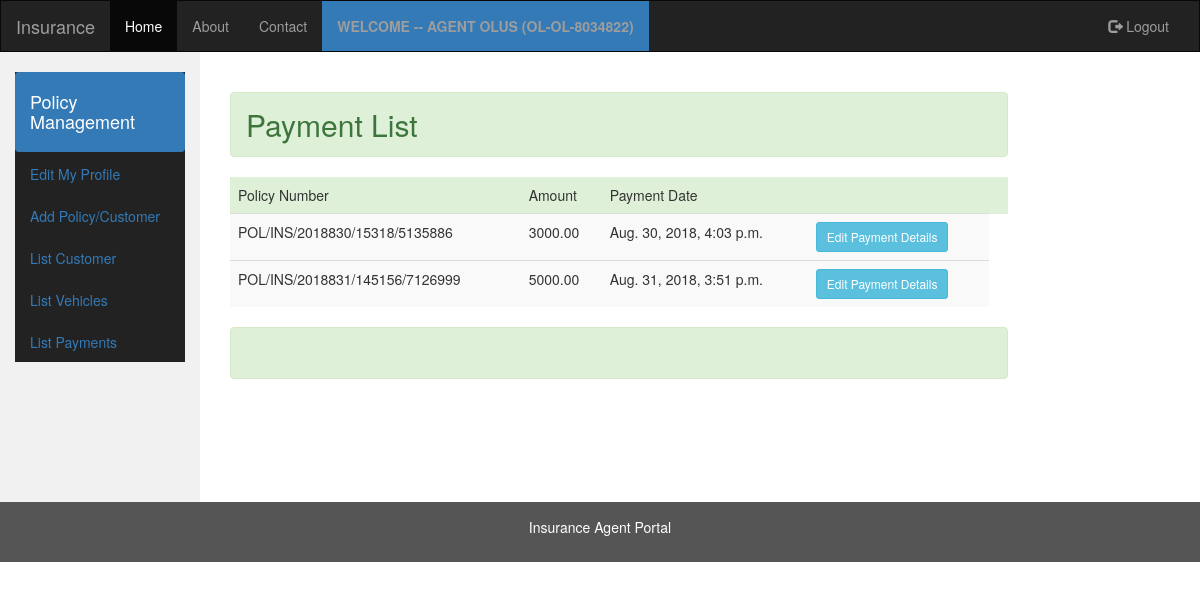
Page /vehicles/paymentlist/ (signed in) on the committed database.
### vehicles/models.py (models this page shows, shortened)
class Payment(models.Model):
    agent = models.ForeignKey(Agent)
    customer = models.ForeignKey(Customer)
    product = models.ForeignKey(Product)
    vehicle = models.ForeignKey(Vehicles)
    policy_number = models.CharField(max_length=120)
    amount = models.DecimalField(max_digits=12, decimal_places=2)
    payment_date = models.DateTimeField(auto_now_add=True)

### vehicles/views.py (the view)
class ListPaymentsByAgent(AgentIsLoggedInMixin, ListView):
    context_object_name = 'payments'
    template_name = 'payments/payment_list_by_agent.html'
    def get_queryset(self):
        return Payment.objects.filter(agent_id=self.request.session['agent_id'])

### apputils/mixins.py (called while the page is built)
        def dispatch(self, request, *args, **kwargs):
            if not request.session.get('agent_id', None):
                print("yyyyyyyyyyy")
                return redirect('agentslogin')
            return super(AgentIsLoggedInMixin, self).dispatch(request, *args, **kwargs)

### templates/payments/payment_list_by_agent.html (shortened to what this page needs)
{% extends '../common/base2.html'%}
{% block content %}
        <div class="col-md-10 form-group form-group-lg ">
            <h2 class="alert alert-success " >Payment List</h2>
                                 <table class=" table-hover table table-striped  "  >
                    <thead>
                        <tr class="success">
                            <td>Policy Number</td>
                            <td>Amount</td>
                            <td>Payment Date</td>
                            <td></td>
                            <td></td>
                        </tr>
                    </thead>
                    {% for pay in payments %}
                       <tr>
                           <td>{{ pay.policy_number }} </td>
                           <td>{{ pay.amount }}</td>
                           <td>{{ pay.payment_date }}</td>
                           <td><a href="{% url 'updatepayment' pk=pay.id %}" class="btn btn-sm btn-info" role="button">Edit Payment Details</a></td>
                    {% endfor %}
                </table>
                    <div class="alert alert-success" role="alert" id="success_message">  &nbsp</div>
        </div>
{% endblock %}

### rows in the picture
Payment: policy_number "POL/INS/2018830/15318/5135886", amount "3000.00", payment_date "Aug. 30, 2018, 4:03 p.m."
Payment: policy_number "POL/INS/2018831/145156/7126999", amount "5000.00", payment_date "Aug. 31, 2018, 3:51 p.m."

### other values in the picture
{{ request.session.names }} "OLUS"
{{ request.session.agent_number }} "OL-OL-8034822"
